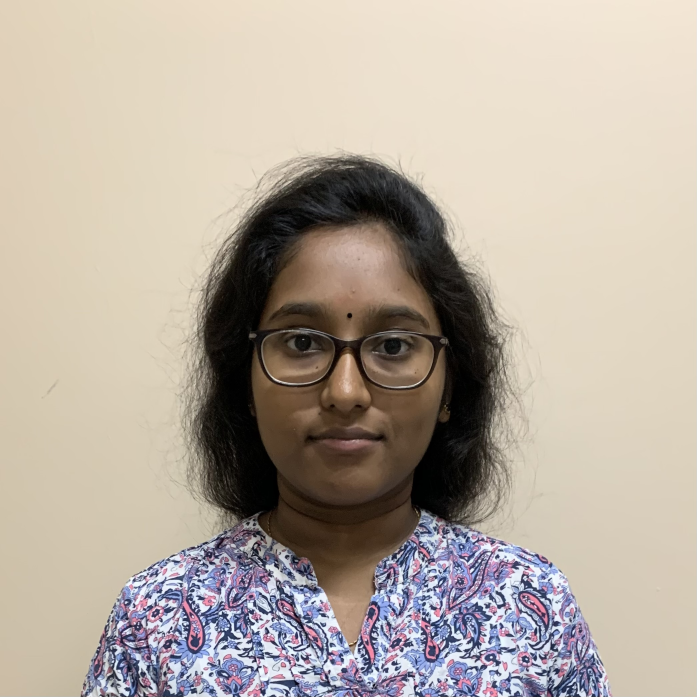
#> input picture image-segmentation/8.jpg, 2091 x 2091 px (shown at 1/3 size)
$ python segment.py
#> lines starting #> are read from the running program, lines starting #| are printed output that depends on the picture; after the words box and inside, x2 and y2 are one past the last pixel; in counts of white or black regions, pixels touching at a corner belong together
import cv2
import numpy as np
import matplotlib.pyplot as plt
import networkx as nx
import math


img = cv2.cvtColor(cv2.imread("8.jpg"), cv2.COLOR_BGR2RGB)
background = cv2.cvtColor(cv2.imread('back.jpg'), cv2.COLOR_BGR2RGB)
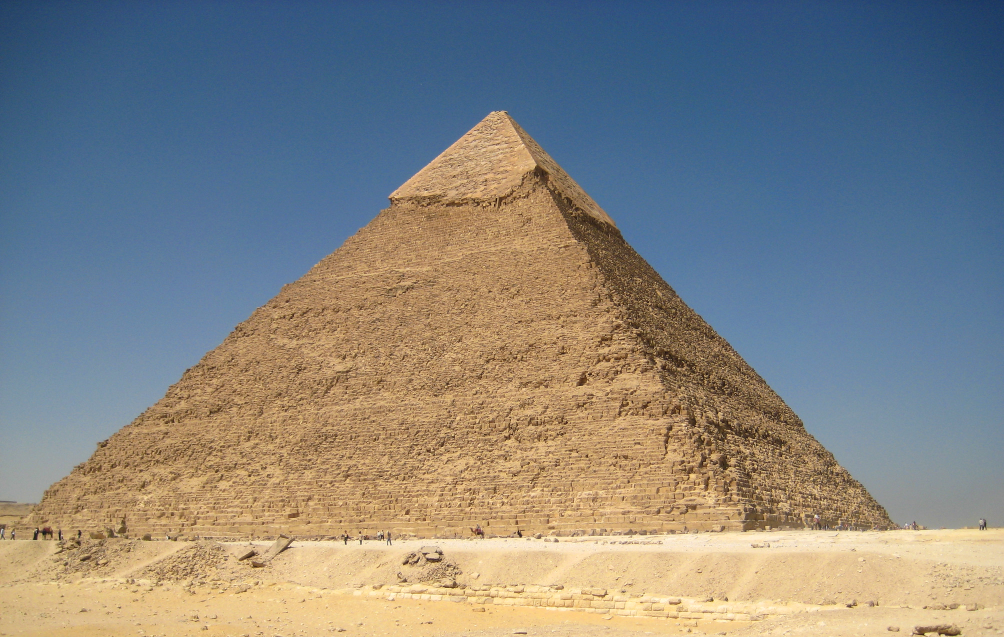
#> input picture image-segmentation/back.jpg, 2008 x 1274 px (shown at 1/2 size)
image= cv2.cvtColor(img, cv2.COLOR_RGB2GRAY)
img = cv2.resize(img, (250,250))
#> img: shape (250, 250, 3)
image = cv2.resize(image, (250,250))
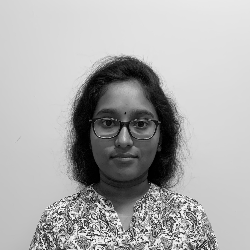
#> image: shape (250, 250); min 0, max 251, mean 172.2
background = cv2.resize(background, (250,250))
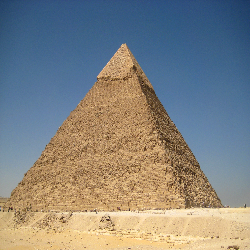
#> background: shape (250, 250, 3); mean R, G, B 131.5, 132.3, 129.3
#scribble
#my photo
#image = img[1500:4000, 0:3000]
fg = cv2.imread('9.jpg', cv2.IMREAD_GRAYSCALE)
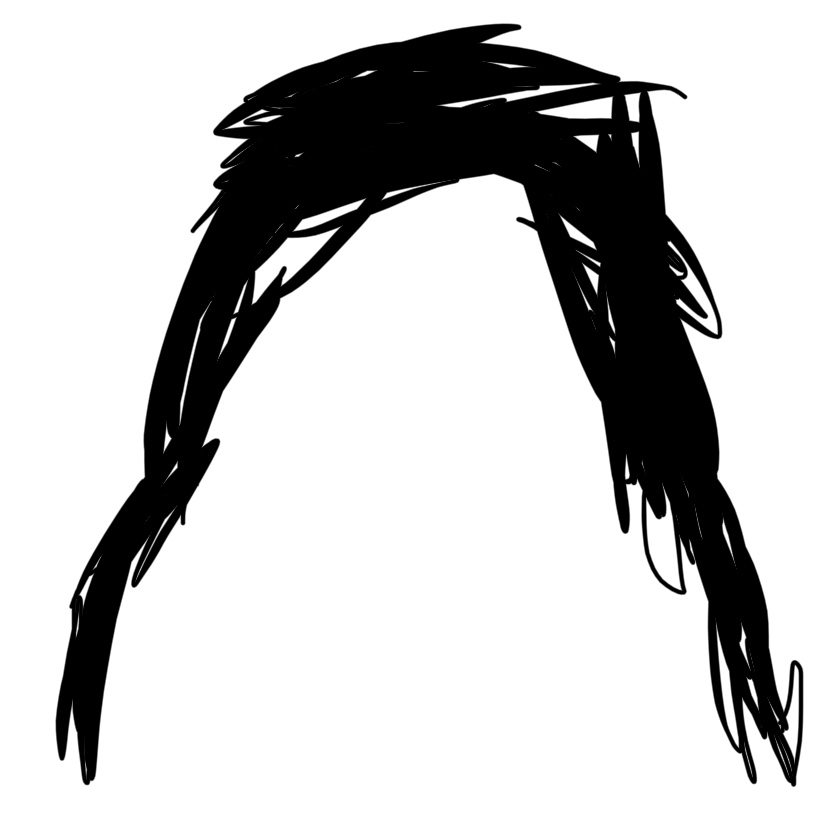
#> input picture image-segmentation/9.jpg, 828 x 828 px
#> fg is the input picture: shape (828, 828); min 0, max 255, mean 199.6
fg = cv2.resize(fg, (250,250))
#> fg: shape (250, 250)
bg = cv2.imread('10.jpg', cv2.IMREAD_GRAYSCALE)
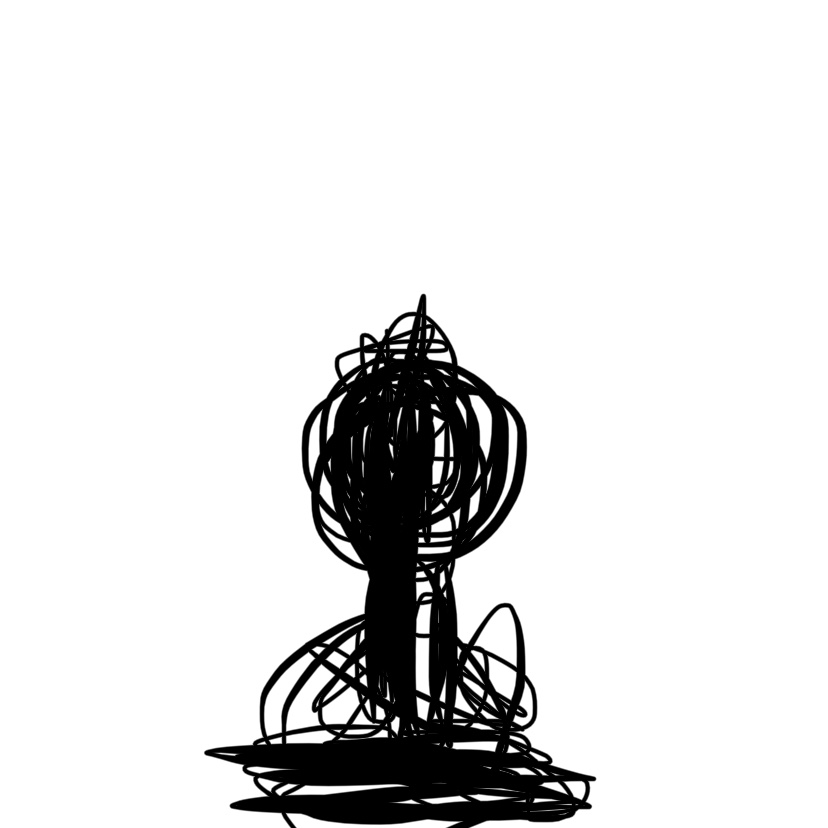
#> input picture image-segmentation/10.jpg, 828 x 828 px
#> bg is the input picture: shape (828, 828); min 0, max 255, mean 224.6
bg = cv2.resize(bg, (250,250))
#> bg: shape (250, 250)
_, fgmask = cv2.threshold(fg, 127, 255, cv2.THRESH_BINARY)
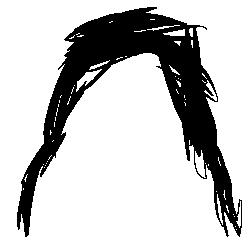
#> fgmask: shape (250, 250); 78.3% white; 1 black region, box (x1, y1, x2, y2) and area: (17, 7, 242, 237) 13585
_, bgmask = cv2.threshold(bg, 127, 255, cv2.THRESH_BINARY)
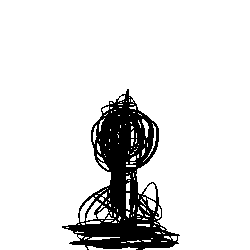
#> bgmask: shape (250, 250); 87.9% white; 1 black region, box (x1, y1, x2, y2) and area: (62, 89, 180, 250) 7551

#image = image[350:1450,300:1000]

def create_graph(image, fg, bg):
    rows, cols = image.shape[:2]
#> rows = 250; cols = 250
    G = nx.Graph()

    source = (-1, -1)
    sink = (-2, -2)
    G.add_node(source)
    G.add_node(sink)

    hist_f = cv2.calcHist([fg], [0], cv2.bitwise_not(fg), [256], [0, 256])
#> hist_f = 256 values, max 13585 at index 0, min 0 at index 1, mean 53.07
    fprob = hist_f / hist_f.sum()
#> fprob = 256 values, max 1 at index 0, min 0 at index 1, mean 0.00391
    hist_b = cv2.calcHist([bg], [0], cv2.bitwise_not(bg), [256], [0, 256])
#> hist_b = 256 values, max 7551 at index 0, min 0 at index 1, mean 29.5
    bprob = hist_b / hist_b.sum()
#> bprob has the same summary as fprob
    variance = np.var(image)
#> variance = 4768.7

    def capacity_nodes(u, v, image, variance):
        return int(100 * np.exp(-np.square(int(image[u]) - int(image[v])) / (2 * variance)))

    sigma = np.var(image)
#> sigma = 4768.7
    for i in range(rows):
        for j in range(cols):
            G.add_node((i, j))
            pixel = image[i, j]
            pixel_node = (i, j)

           # [9 lines of commented-out code are left out]
            if fgmask[(i,j)] == 0:
                G.add_edge(source, (i, j), weight=float('inf'))
            elif bgmask[(i, j)] == 0:
                G.add_edge(source, (i, j), weight=0)
            else:
                G.add_edge(source, (i, j), weight=int(-10*np.log10(bprob[image[(i,j)]] + 1e-5)))

             # Node to Sink
            if bgmask[(i, j)] == 0:
                G.add_edge((i, j), sink, weight=float('inf'))
            elif fgmask[(i, j)] == 0:
                G.add_edge((i, j), sink, weight=0)
            else:
                G.add_edge((i, j), sink, weight=int(-10*np.log10(fprob[image[(i,j)]] + 1e-5)))

    for i in range(image.shape[0]):
        for j in range(image.shape[1]):
            if(i > 0):
                G.add_edge((i, j), (i-1, j), weight=capacity_nodes((i, j), (i-1,j), image, variance))
            if(j > 0):
                G.add_edge((i, j), (i, j-1), weight=capacity_nodes((i, j), (i, j-1), image, variance))
            if(i < image.shape[0] - 1):
                G.add_edge((i, j), (i+1, j), weight=capacity_nodes((i, j), (i+1, j), image, variance))
            if(j < image.shape[1] - 1):
                G.add_edge((i, j), (i, j+1), weight=capacity_nodes((i, j), (i, j+1), image, variance))

    return G

G = create_graph(image, fgmask, bgmask)
source = (-1, -1)
sink = (-2, -2)
#> (the run stopped early here; a loop or call above may not have finished)
